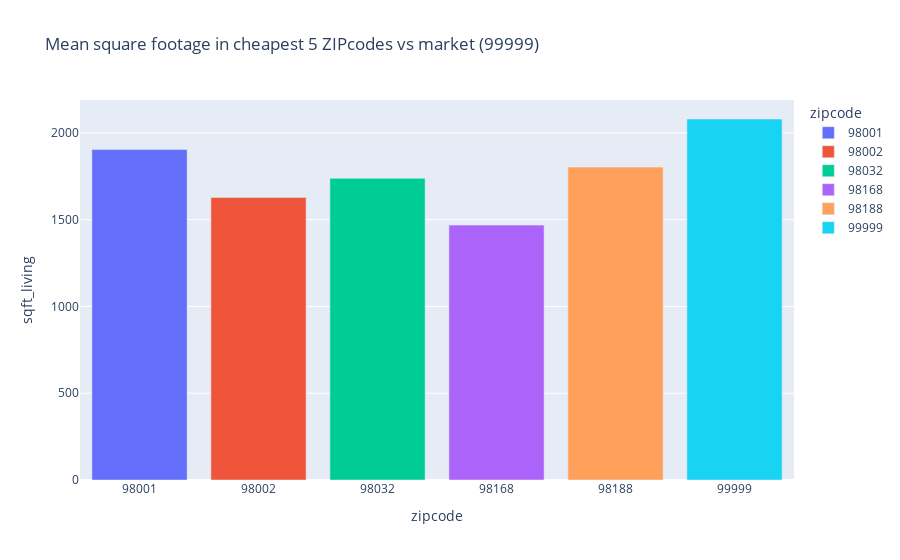

Write notebook code for a chart like this one.
### Code cell
# show growth rate of those 5 ZIP codes over 1 year
fig = px.bar(
    size_houses_poor_df,
    x='zipcode',
    y='sqft_living',
    color='zipcode',
    title='Mean square footage in cheapest 5 ZIPcodes vs market (99999)'
)

fig.show()

### Figure 1 — Plotly figure (JSON) as saved in the notebook; plotly's stock layout.template omitted (floating-point values rounded to 4 significant figures)
{"data": [{"hovertemplate": "zipcode=%{x}<br>sqft_living=%{y}<extra></extra>", "legendgroup": "98001", "marker": {"color": "#636efa", "pattern": {"shape": ""}}, "name": "98001", "orientation": "v", "showlegend": true, "textposition": "auto", "type": "bar", "x": ["98001"], "xaxis": "x", "y": [1904.0], "yaxis": "y"}, {"hovertemplate": "zipcode=%{x}<br>sqft_living=%{y}<extra></extra>", "legendgroup": "98002", "marker": {"color": "#EF553B", "pattern": {"shape": ""}}, "name": "98002", "orientation": "v", "showlegend": true, "textposition": "auto", "type": "bar", "x": ["98002"], "xaxis": "x", "y": [1628.0], "yaxis": "y"}, {"hovertemplate": "zipcode=%{x}<br>sqft_living=%{y}<extra></extra>", "legendgroup": "98032", "marker": {"color": "#00cc96", "pattern": {"shape": ""}}, "name": "98032", "orientation": "v", "showlegend": true, "textposition": "auto", "type": "bar", "x": ["98032"], "xaxis": "x", "y": [1738.0], "yaxis": "y"}, {"hovertemplate": "zipcode=%{x}<br>sqft_living=%{y}<extra></extra>", "legendgroup": "98168", "marker": {"color": "#ab63fa", "pattern": {"shape": ""}}, "name": "98168", "orientation": "v", "showlegend": true, "textposition": "auto", "type": "bar", "x": ["98168"], "xaxis": "x", "y": [1469.0], "yaxis": "y"}, {"hovertemplate": "zipcode=%{x}<br>sqft_living=%{y}<extra></extra>", "legendgroup": "98188", "marker": {"color": "#FFA15A", "pattern": {"shape": ""}}, "name": "98188", "orientation": "v", "showlegend": true, "textposition": "auto", "type": "bar", "x": ["98188"], "xaxis": "x", "y": [1803.0], "yaxis": "y"}, {"hovertemplate": "zipcode=%{x}<br>sqft_living=%{y}<extra></extra>", "legendgroup": "99999", "marker": {"color": "#19d3f3", "pattern": {"shape": ""}}, "name": "99999", "orientation": "v", "showlegend": true, "textposition": "auto", "type": "bar", "x": ["99999"], "xaxis": "x", "y": [2080.0], "yaxis": "y"}], "layout": {"barmode": "relative", "legend": {"title": {"text": "zipcode"}, "tracegroupgap": 0}, "title": {"text": "Mean square footage in cheapest 5 ZIPcodes vs market (99999)"}, "xaxis": {"anchor": "y", "categoryarray": ["98001", "98002", "98032", "98168", "98188", "99999"], "categoryorder": "array", "domain": [0, 1], "title": {"text": "zipcode"}}, "yaxis": {"anchor": "x", "domain": [0, 1], "title": {"text": "sqft_living"}}}}
